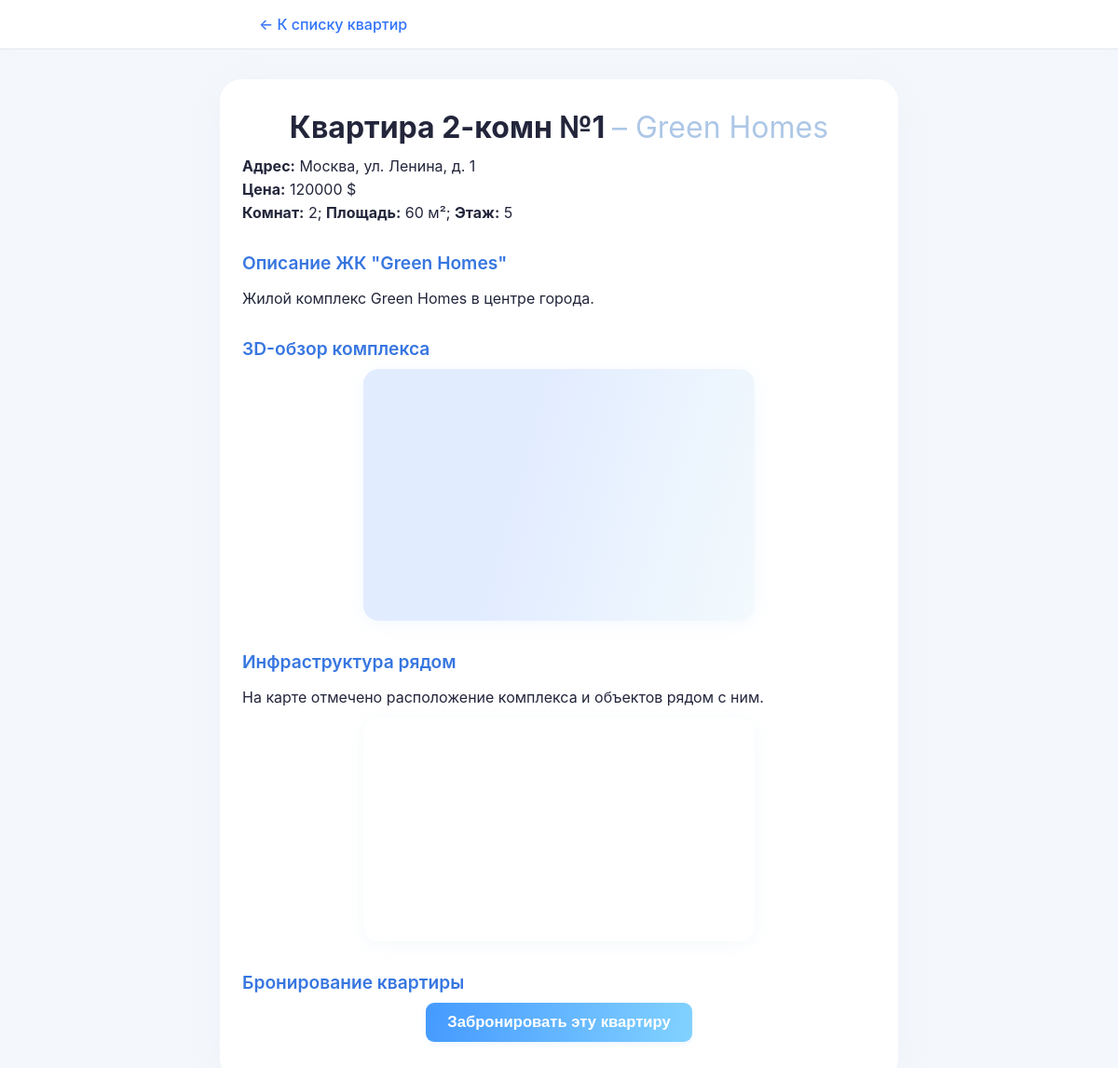
Page /apartment.php?id=1 on the committed database.
### tables this page shows
CREATE TABLE apartments (
    id INT AUTO_INCREMENT PRIMARY KEY,
    complex_id INT NOT NULL,
    name VARCHAR(100) NOT NULL,
    address VARCHAR(255) NOT NULL,
    description TEXT,
    price INT,
    rooms INT,
    area FLOAT,
    floor INT,
    FOREIGN KEY (complex_id) REFERENCES complexes(id) ON DELETE CASCADE
);

CREATE TABLE complexes (
    id INT AUTO_INCREMENT PRIMARY KEY,
    name VARCHAR(100) NOT NULL,
    description TEXT
);

### public/apartment.php (the view, shortened to what this page needs)
<?php
require 'config.php';
$aptId = $_GET['id'] ?? null;
$apt = null;
if ($aptId || isset($_POST['apt_id'])) {
    $id = $aptId ? (int)$aptId : (int)$_POST['apt_id'];
    $stmt = $pdo->prepare("SELECT a.*, c.name AS complex_name, c.description AS complex_desc
                           FROM apartments a
                           JOIN complexes c ON a.complex_id = c.id
                           WHERE a.id = ?");
    $stmt->execute([$id]);
    $apt = $stmt->fetch(PDO::FETCH_ASSOC);
} else {
    echo "<p>Не указан ID квартиры.</p>";
    exit;
}
?>
<!DOCTYPE html>
<html lang="ru">
<head>
</head>
<body>
<header>
    <nav>
        <div>
            <a href="index.php">&#8592; К списку квартир</a>
        </div>
    </nav>
</header>
<div class="main-wrap">
    <h1><?php echo htmlspecialchars($apt['name']); ?> <span style="font-weight:400;color:#adc7e6;">– <?php echo htmlspecialchars($apt['complex_name']); ?></span></h1>
    <div class="info-block">
        <p><b>Адрес:</b> <?php echo htmlspecialchars($apt['address']); ?></p>
        <p><strong>Цена:</strong> <?php echo $apt['price'] ? $apt['price'] . ' $' : 'не указана'; ?></p>
        <p>
            <strong>Комнат:</strong> <?php echo $apt['rooms'] ?: 'не указано'; ?>;
            <strong>Площадь:</strong> <?php echo $apt['area'] ? $apt['area'] . ' м²' : 'не указана'; ?>;
            <strong>Этаж:</strong> <?php echo $apt['floor'] ?: 'не указан'; ?>
        </p>
    </div>
    <div class="section-title">Описание ЖК "<?php echo htmlspecialchars($apt['complex_name']); ?>"</div>
    <p><?php echo nl2br(htmlspecialchars($apt['complex_desc'])); ?></p>
    <div class="section-title">3D-обзор комплекса</div>
    <div id="three-container"><em>Загрузка 3D...</em></div>
    <div class="section-title">Инфраструктура рядом</div>
    <p style="margin-bottom:8px;">На карте отмечено расположение комплекса и объектов рядом с ним.</p>
    <div id="infra-map"></div>
    <div class="section-title">Бронирование квартиры</div>
    <button class="main-btn" id="bookBtn">Забронировать эту квартиру</button>
</div>
</body>
</html>

### public/apartment.php (style rules this page uses)
body { font-family: 'Inter', Arial, sans-serif; margin: 0; background: #f4f7fb; color: #23263b; }
header { background: #fff; border-bottom: 1px solid #e3e8ee; margin-bottom: 32px; padding: 16px 0; box-shadow: 0 2px 10px #eef4ff20; }
nav { max-width: 680px; margin: 0 auto; padding: 0 16px; display: flex; align-items: center; justify-content: space-between; }
nav a { color: #3172fa; text-decoration: none; margin-left: 18px; font-weight: 500; }
h1 { font-size: 2rem; margin: 0 0 12px 0; text-align: center; }
.main-wrap { max-width: 680px; margin: 0 auto; background: #fff; border-radius: 24px; box-shadow: 0 4px 32px #d3e2fa25; padding: 32px 24px 32px 24px; }
.info-block { margin-bottom: 20px; }
.info-block p { margin: 5px 0 0 0; }
.section-title { font-size: 1.2rem; margin: 32px 0 10px 0; color: #3776e0; font-weight: 600; }
#three-container { max-width: 420px; width: 100%; height: 270px; margin: 0 auto 28px auto; border-radius: 16px; background: linear-gradient(105deg, #e2ecff 40%, #f3fafd 100%); box-shadow: 0 3px 18px #7cbaff17; display: flex; align-items: center; justify-content: center; overflow: hidden; }
#infra-map { max-width: 420px; width: 100%; height: 240px; margin: 12px auto 30px auto; border-radius: 16px; overflow: hidden; box-shadow: 0 3px 18px #8ab1d817; }
button, .main-btn { background: linear-gradient(97deg, #459aff 0%, #82d2ff 100%); color: #fff; border: none; border-radius: 9px; padding: 11px 23px; font-size: 1.04rem; font-weight: 600; cursor: pointer; margin: 10px auto; transition: background 0.2s; display: block; box-shadow: 0 2px 6px #7cc0ff28; }

### rows in the picture
apartments: name "Квартира 2-комн №1", complex.name "Green Homes", address "Москва, ул. Ленина, д. 1", price "120000", rooms "2", area "60", floor "5", complex.description "Жилой комплекс Green Homes в центре города."
